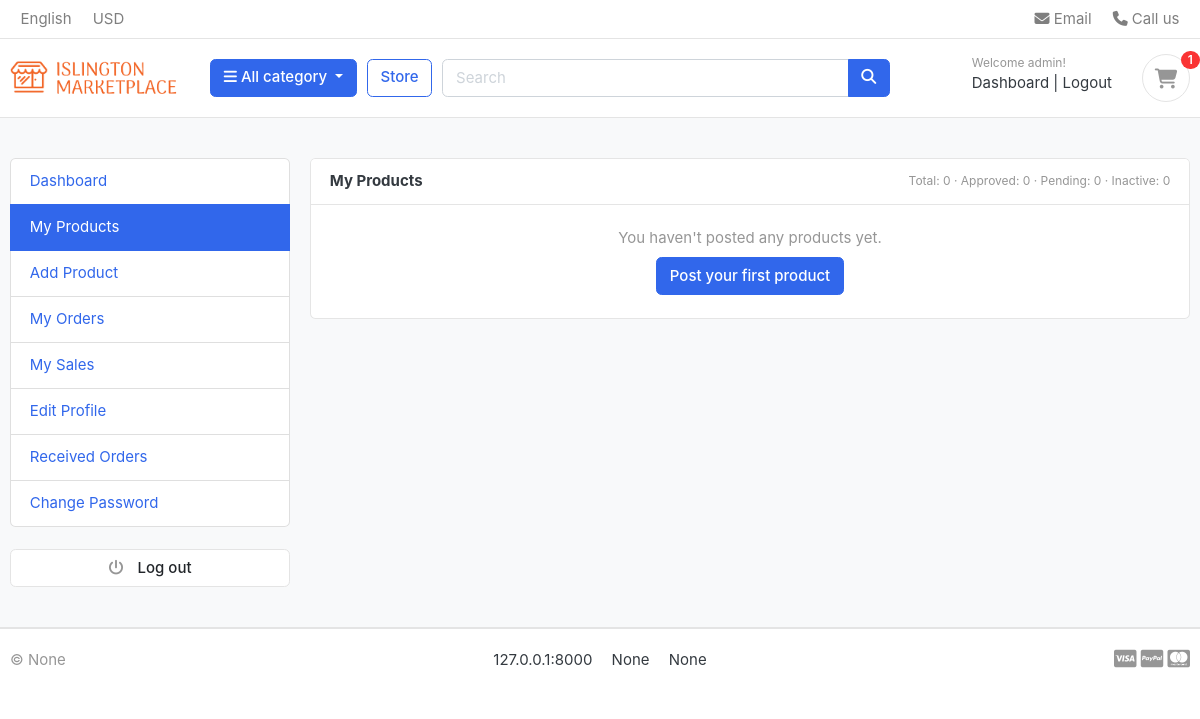
Page /accounts/my-products/ (signed in) on the committed database.
### sitesetting/models.py (models this page shows, shortened)
class SiteSetting(models.Model):
    site_title = models.CharField(max_length=200, default="MarketPlace")
    meta_description = models.TextField(blank=True, null=True)
    meta_keywords = models.CharField(max_length=255, blank=True, null=True)
    logo = models.ImageField(upload_to="photos/logos/", blank=True, null=True)
    favicon = models.ImageField(upload_to="photos/favicons/", blank=True, null=True)
    default_image = models.ImageField(upload_to="photos/default/", blank=True, null=True)
    site_url = models.CharField(max_length=200, blank=True, null=True)
    copyright = models.CharField(max_length=200, blank=True, null=True)
    address = models.CharField(max_length=200, null=True, blank=True)
    phone_number = models.CharField(max_length=200, null=True, blank=True)
    class Meta:
        verbose_name = "Site Setting"
        verbose_name_plural = "Site Settings"

### accounts/models.py (models this page shows, shortened)
class Account(AbstractBaseUser, PermissionsMixin):
    GENDER_CHOICES = [
        ('M', 'Male'),
        ('F', 'Female'),
        ('O', 'Other'),
    ]
    SELLER_STATUS = [
        ('active', 'Active'),
        ('pending', 'Pending'),
        ('banned', 'Banned'),
        ('none', 'None'),
    ]
    first_name = models.CharField(max_length=500)
    last_name = models.CharField(max_length=500)
    username = models.CharField(max_length=50, unique=True)
    email = models.EmailField(max_length=100, unique=True)
    phone_number = models.CharField(max_length=50)
    profile_picture = models.ImageField(
        upload_to='photos/users/',
        blank=True,
        null=True
    )
    payment_qr = models.ImageField(upload_to="photos/user_qr/", blank=True, null=True)
    gender = models.CharField(
        max_length=1,
        choices=GENDER_CHOICES,
        blank=True,
        null=True
    )
    seller_status = models.CharField(
        max_length=20,
        choices=SELLER_STATUS,
        default='none'
    )
    date_joined = models.DateTimeField(auto_now_add=True)
    is_admin = models.BooleanField(default=False)
    is_staff = models.BooleanField(default=False)
    is_active = models.BooleanField(default=False)
    is_superadmin = models.BooleanField(default=False)
    USERNAME_FIELD = 'email'
    REQUIRED_FIELDS = [
        'username', 'first_name', 'last_name'
    ]
    objects = MyAccountManager()

### accounts/views.py (the view)
# urls.py: path("my-products/", views.my_products, name="my_products"),
@login_required(login_url='user_login')
def my_products(request):
    qs = (
        Product.objects.filter(
        owner=request.user
        ).select_related('category')
        .order_by('-created_date')
    )
    stats = {
        "total": qs.count(),
        "approved": qs.filter(is_approved=True).count(),
        "pending": qs.filter(is_approved=False).count(),
        "inactive": qs.filter(status=False).count(),
    }
    paginator = Paginator(qs, 10)
    page = request.GET.get('page')
    products = paginator.get_page(page)
    return render(request, "accounts/my_products.html", {
        "products": products,
        "stats": stats,
    })

### carts/context_processors.py (called while the page is built)
def counter(request):
    cart_count = 0
    if 'admin' in request.path:
        return {}
    else:
        try:
            cart = Cart.objects.filter(cart_id=_cart_id(request))
            if request.user.is_authenticated:
                cart_items = CartItem.objects.all().filter(user=request.user)
            else:
                cart_items = CartItem.objects.all().filter(cart=cart[:1])
            for cart_item in cart_items:
                cart_count += cart_item.quantity
        except Cart.DoesNotExist:
            cart_count = 0
    return {'cart_count': cart_count}

### carts/views.py (called while the page is built)
def _cart_id(request):
    cart = request.session.session_key
    if not cart:
        cart = request.session.create()
    return cart

### category/context_processors.py (called while the page is built)
def menu_links(request):
    links = Category.objects.all().filter(status=True)
    return dict(links=links)

### category/models.py (called while the page is built)
    def get_url(self):
        return reverse('products_by_category', args=[self.slug]) #reverse takes the name of the url

### pages/context_processors.py (called while the page is built)
def pages_links(request):
    pages = Page.objects.all()
    return {'pages': pages}

### sitesetting/context_processors.py (called while the page is built)
def site_settings(request):
    setting = SiteSetting.objects.first()
    return {'site_setting': setting}

### templates/accounts/my_products.html
{% extends 'master/base.html' %}
{% load static %}
{% block content %}
<section class="section-conten padding-y bg">
  <div class="container">
    <div class="row">
      <aside class="col-md-3">
        {% include 'accounts/includes/sidebar.html' %}
      </aside>
      <main class="col-md-9">
        <article class="card">
          <header class="card-header d-flex justify-content-between align-items-center">
            <strong>My Products</strong>
            <div class="small text-muted">
              Total: {{ stats.total }} ·
              Approved: {{ stats.approved }} ·
              Pending: {{ stats.pending }} ·
              Inactive: {{ stats.inactive }}
            </div>
          </header>
          <div class="card-body p-0">
            {% if products and products.object_list %}
              <div class="table-responsive">
                <table class="table table-hover mb-0">
                  <thead class="thead-light">
                    <tr>
                      <th style="width:56px;"></th>
                      <th>Product</th>
                      <th>Category</th>
                      <th>Price</th>
                      <th>Stock</th>
                      <th>Status</th>
                      <th>Approval</th>
                      <th style="width:140px;">Actions</th>
                    </tr>
                  </thead>
                  <tbody>
                    {% for p in products %}
                      <tr>
                        <td>
                          {% if p.images %}
                            <img src="{{ p.images.url }}" alt="{{ p.product_name }}" style="width:48px;height:48px;object-fit:cover;border-radius:6px;">
                          {% else %}
                            <img src="{% static 'images/default/default-product.png' %}" style="width:48px;height:48px;object-fit:cover;border-radius:6px;">
                          {% endif %}
                        </td>
                        <td>
                          <div class="font-weight-500">{{ p.product_name }}</div>
                          <div class="small text-muted">
                            {% if p.is_approved and p.status %}
                              <a href="{{ p.get_url }}" target="_blank">View public page</a>
                            {% else %}
                              <span class="text-muted">Not publicly visible</span>
                            {% endif %}
                          </div>
                        </td>
                        <td>{{ p.category }}</td>
                        <td>Rs. {{ p.price }}</td>
                        <td>{{ p.stock }}</td>
                        <td>
                            {% if p.status %}
                                <span class="badge badge-primary">Active</span>
                            {% else %}
                                <span class="badge badge-secondary">Inactive</span>
                            {% endif %}
                        </td>
                        <td>
                            {% if p.is_approved %}
                                <span class="badge badge-success">Approved</span>
                            {% else %}
                                <span class="badge badge-warning">Pending</span>
                            {% endif %}
                        </td>
                        <td>
                          <a href="{% url 'edit_product' p.id %}" class="btn btn-sm btn-outline-secondary">Edit</a>
                          <a href="{% url 'delete_product' p.id %}" class="btn btn-sm btn-outline-danger"
                             onclick="return confirm('Delete this product?');">Delete</a>
                        </td>
                      </tr>
                    {% endfor %}
                  </tbody>
                </table>
              </div>
              <div class="p-3">
                {% if products.has_other_pages %}
                  <nav>
                    <ul class="pagination mb-0">
                      {% if products.has_previous %}
                        <li class="page-item"><a class="page-link" href="?page={{ products.previous_page_number }}">Previous</a></li>
                      {% else %}
                        <li class="page-item disabled"><span class="page-link">Previous</span></li>
                      {% endif %}
                      {% for i in products.paginator.page_range %}
                        {% if products.number == i %}
                          <li class="page-item active"><span class="page-link">{{ i }}</span></li>
                        {% else %}
                          <li class="page-item"><a class="page-link" href="?page={{ i }}">{{ i }}</a></li>
                        {% endif %}
                      {% endfor %}
                      {% if products.has_next %}
                        <li class="page-item"><a class="page-link" href="?page={{ products.next_page_number }}">Next</a></li>
                      {% else %}
                        <li class="page-item disabled"><span class="page-link">Next</span></li>
                      {% endif %}
                    </ul>
                  </nav>
                {% endif %}
              </div>
            {% else %}
              <div class="p-4 text-center text-muted">
                <p class="mb-2">You haven't posted any products yet.</p>
                <a href="{% url 'add_product' %}" class="btn btn-primary">Post your first product</a>
              </div>
            {% endif %}
          </div>
        </article>
      </main>
    </div>
  </div>
</section>
{% endblock %}

### templates/includes/navbar.html (shortened to what this page needs)
{% load static %}
<header class="section-header">
  <nav class="navbar p-md-0 navbar-expand-sm navbar-light border-bottom">
    <div class="container">
      <div class="collapse navbar-collapse" id="navbarTop4">
        <ul class="navbar-nav mr-auto">
          <li class="nav-item dropdown">
            <a href="#" class="nav-link"> English </a>
          </li>
          <li class="nav-item dropdown">
            <a href="#" class="nav-link"> USD </a>
          </li>
        </ul>
        <ul class="navbar-nav">
          <li>
            <a href="#" class="nav-link">
              <i class="fa fa-envelope"></i> Email
            </a>
          </li>
          <li>
            <a href="#" class="nav-link">
              <i class="fa fa-phone"></i> Call us
            </a>
          </li>
        </ul>
      </div>
    </div>
  </nav>
  <section class="header-main border-bottom">
    <div class="container">
      <div class="row align-items-center">
        <div class="col-lg-2 col-md-3 col-6">
          <a href="{% url 'home' %}" class="brand-wrap">
            {% if site_setting.logo %}
            <img class="logo" src="{{site_setting.logo.url}}" />
            {%else%}
            <img class="logo" src="{{site_setting.default_image.url}}" />
            {%endif%}
          </a>
        </div>
        <div class="col-lg col-sm col-md col-6 flex-grow-0">
          <div class="category-wrap dropdown d-inline-block float-right">
            <button
              type="button"
              class="btn btn-primary dropdown-toggle"
              data-toggle="dropdown"
            >
              <i class="fa fa-bars"></i> All category
            </button>
          </div>
        </div>
        <a href="{% url 'store' %}" class="btn btn-outline-primary">Store</a>
        <div class="col-lg col-md-6 col-sm-12 col">
          <form action="{%url 'search' %}" class="search" method="GET">
            <div class="input-group w-100">
              <input
                type="text"
                class="form-control"
                style="width: 60%"
                placeholder="Search"
                name="keyword"
              />
              <div class="input-group-append">
                <button class="btn btn-primary" type="submit">
                  <i class="fa fa-search"></i>
                </button>
              </div>
            </div>
          </form>
        </div>
        <div class="col-lg-3 col-sm-6 col-8 order-2 order-lg-3">
          <div class="d-flex justify-content-end mb-3 mb-lg-0">
            {% if user.id is None %}
            <div class="widget-header">
              <small class="title text-muted">Welcome guest!</small>
              <div>
                <a href="{%url 'user_login'%}">Login</a>
                <span class="dark-transp"> | </span>
                <a href="{%url 'user_register'%}"> Register</a>
              </div>
            </div>
            {%else%}
            <div class="widget-header">
              <small class="title text-muted"
                >Welcome {{user.first_name}}!</small
              >
              <div>
                <a href="{%url 'user_dashboard'%}">Dashboard</a>
                <span class="dark-transp"> | </span>
                <a href="{%url 'user_logout'%}"> Logout</a>
              </div>
            </div>
            {%endif%}
            <a href="{% url 'cart' %}" class="widget-header pl-3 ml-3">
              <div class="icon icon-sm rounded-circle border">
                <i class="fa fa-shopping-cart"></i>
              </div>
              <span class="badge badge-pill badge-danger notify"
                >{{cart_count}}</span
              >
            </a>
          </div>
        </div>
      </div>
    </div>
  </section>
</header>

### templates/includes/footer.html
<footer class="section-footer border-top">
  <div class="container">
    <section class="footer-bottom border-top row">
      <div class="col-md-2">
        <p class="text-muted">&copy {{site_setting.copyright}}</p>
      </div>
      <div class="col-md-8 text-md-center">
        <span class="px-2">{{site_setting.site_url}}</span>
        <span class="px-2">{{site_setting.phone_number}}</span>
        <span class="px-2">{{site_setting.address}}</span>
      </div>
      <div class="col-md-2 text-md-right text-muted">
        <i class="fab fa-lg fa-cc-visa"></i>
        <i class="fab fa-lg fa-cc-paypal"></i>
        <i class="fab fa-lg fa-cc-mastercard"></i>
      </div>
    </section>
  </div>
</footer>

### static/css/ui.css (style rules this page uses)
html { font-family: "Inter", sans-serif; font-size: 15px; }
.icon-xs, .icon-sm, .icon-md, .icon-lg { display: inline-block; text-align: center; flex-shrink: 0; flex-grow: 0; }
.icon-sm { width: 48px; height: 48px; line-height: 48px !important; font-size: 20px; }
.padding-y { padding-top: 40px; padding-bottom: 40px; }
article:after, .form-group:after { display: block; clear: both; content: ""; }
.bg { background-color: #f8f9fa; }
p:last-child { margin-bottom: 0; }
.header-main { position: relative; padding-top: 1rem; padding-bottom: 1rem; }
.brand-wrap .logo, .navbar-brand .logo { margin-right: 7px; max-height: 42px; display: inline-block; }
.widget-header { display: inline-block; vertical-align: middle; position: relative; }
.widget-header a { color: #343a40; }
.widget-header i { color: #969696; }
.widget-header .title { display: block; }
.widget-header .notify { position: absolute; top: -3px; right: -10px; }
.footer-bottom { padding-top: 20px; padding-bottom: 20px; }
.notify { position: absolute; top: -4px; right: -10px; display: inline-block; padding: 0.25em 0.6em; font-size: 12px; line-height: 1; text-align: center; border-radius: 3rem; color: #fff; background-color: #fa3434; }

### rows in the picture
SiteSetting: logo (picture), copyright "None", site_url "127.0.0.1:8000", phone_number "None", address "None"
Account: first_name "admin"

### other values in the picture
{{ cart_count }} "1"
{{ stats.total }} "0"
{{ stats.approved }} "0"
{{ stats.pending }} "0"
{{ stats.inactive }} "0"
